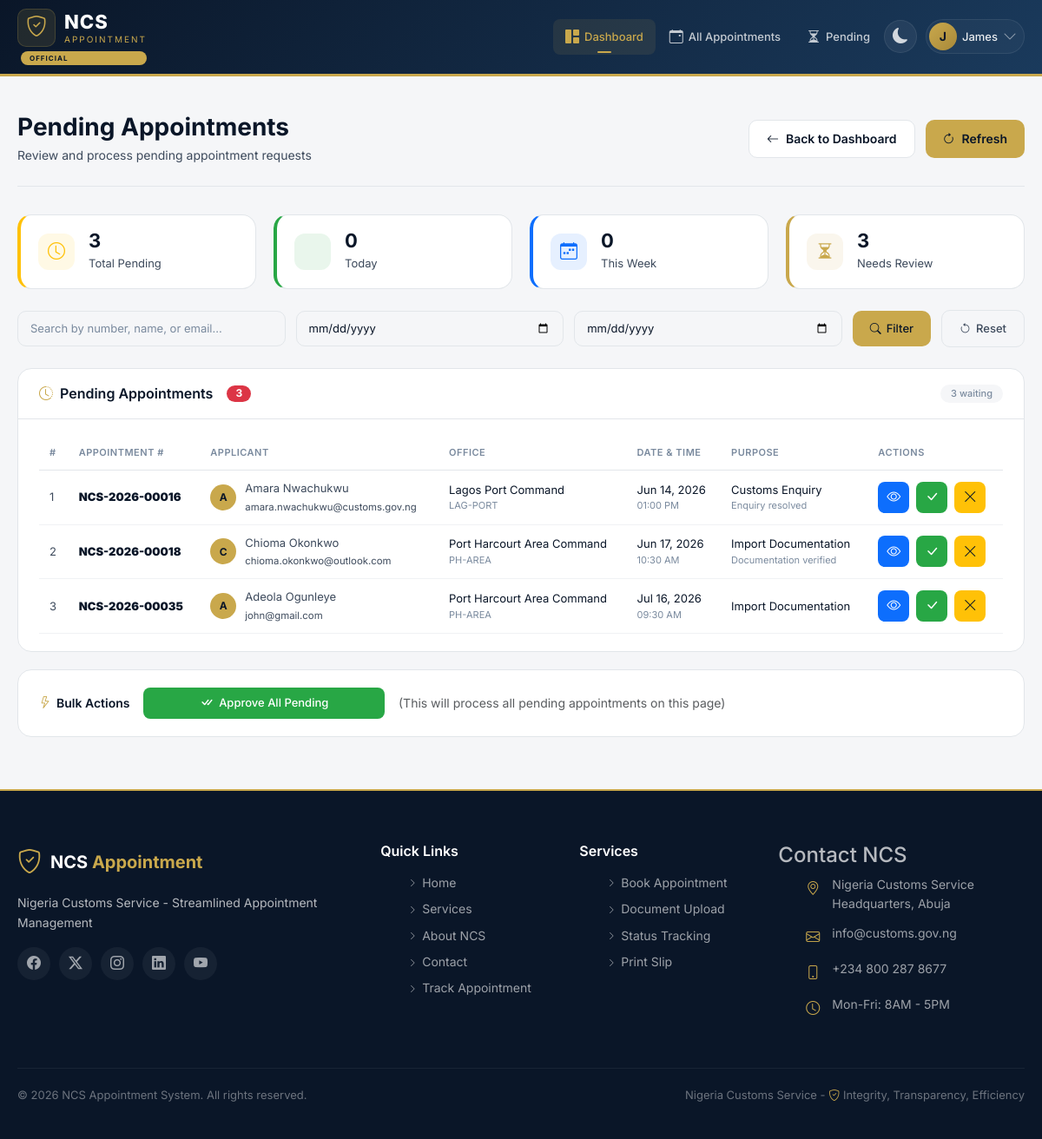
The page /officer/pending.php (signed in) on the database its author committed.
### tables this page shows
CREATE TABLE `appointments` (
  `id` int(11) NOT NULL,
  `appointment_number` varchar(20) NOT NULL,
  `user_id` int(11) NOT NULL,
  `office_id` int(11) NOT NULL,
  `officer_id` int(11) DEFAULT NULL,
  `appointment_date` date NOT NULL,
  `appointment_time` time NOT NULL,
  `duration_minutes` int(11) DEFAULT 30,
  `purpose` varchar(255) NOT NULL,
  `description` text DEFAULT NULL,
  `status` enum('pending','approved','rejected','cancelled','completed','no_show') DEFAULT 'pending',
  `rejection_reason` text DEFAULT NULL,
  `has_document` tinyint(1) DEFAULT 0,
  `document_path` varchar(255) DEFAULT NULL,
  `document_uploaded_at` datetime DEFAULT NULL,
  `created_at` datetime DEFAULT current_timestamp(),
  `updated_at` datetime DEFAULT current_timestamp() ON UPDATE current_timestamp(),
  `reviewed_at` datetime DEFAULT NULL,
  `reviewed_by` int(11) DEFAULT NULL,
  `rescheduled_from` int(11) DEFAULT NULL,
  `is_rescheduled` tinyint(1) DEFAULT 0
);

CREATE TABLE `users` (
  `id` int(11) NOT NULL,
  `uuid` varchar(36) NOT NULL,
  `first_name` varchar(50) NOT NULL,
  `last_name` varchar(50) NOT NULL,
  `email` varchar(100) NOT NULL,
  `phone` varchar(20) NOT NULL,
  `password_hash` varchar(255) NOT NULL,
  `role` enum('applicant','officer','admin') DEFAULT 'applicant',
  `date_of_birth` date DEFAULT NULL,
  `gender` enum('male','female','other') DEFAULT NULL,
  `address` text DEFAULT NULL,
  `city` varchar(50) DEFAULT NULL,
  `state` varchar(50) DEFAULT NULL,
  `country` varchar(50) DEFAULT 'Nigeria',
  `postal_code` varchar(20) DEFAULT NULL,
  `nin` varchar(20) DEFAULT NULL,
  `is_verified` tinyint(1) DEFAULT 0,
  `is_active` tinyint(1) DEFAULT 1,
  `last_login` datetime DEFAULT NULL,
  `login_attempts` int(11) DEFAULT 0,
  `locked_until` datetime DEFAULT NULL,
  `created_at` datetime DEFAULT current_timestamp(),
  `updated_at` datetime DEFAULT current_timestamp() ON UPDATE current_timestamp()
);

CREATE TABLE `offices` (
  `id` int(11) NOT NULL,
  `office_code` varchar(20) NOT NULL,
  `office_name` varchar(100) NOT NULL,
  `office_type` enum('headquarters','zonal','area_command','port','border') NOT NULL,
  `address` text NOT NULL,
  `city` varchar(50) NOT NULL,
  `state` varchar(50) NOT NULL,
  `latitude` decimal(10,8) DEFAULT NULL,
  `longitude` decimal(11,8) DEFAULT NULL,
  `phone` varchar(20) DEFAULT NULL,
  `email` varchar(100) DEFAULT NULL,
  `opening_time` time DEFAULT '08:00:00',
  `closing_time` time DEFAULT '17:00:00',
  `lunch_start` time DEFAULT '12:00:00',
  `lunch_end` time DEFAULT '13:00:00',
  `max_appointments_per_day` int(11) DEFAULT 50,
  `is_active` tinyint(1) DEFAULT 1,
  `created_by` int(11) DEFAULT NULL,
  `created_at` datetime DEFAULT current_timestamp(),
  `updated_at` datetime DEFAULT current_timestamp() ON UPDATE current_timestamp()
);

### officer/pending.php (the view, shortened to what this page needs)
<?php
include_once __DIR__ . '/../includes/header.php';
$page = isset($_GET['page']) ? (int)$_GET['page'] : 1;
$limit = 15;
$offset = ($page - 1) * $limit;
$search = isset($_GET['search']) ? trim($_GET['search']) : '';
$date_from = isset($_GET['date_from']) ? trim($_GET['date_from']) : '';
$date_to = isset($_GET['date_to']) ? trim($_GET['date_to']) : '';
$where_clauses = ["a.status = 'pending'"];
$params = [];
$types = "";
$where_sql = "WHERE " . implode(" AND ", $where_clauses);
$count_query = "SELECT COUNT(*) as total FROM appointments a
                LEFT JOIN users u ON a.user_id = u.id
                $where_sql";
$count_stmt = $conn->prepare($count_query);
$count_stmt->execute();
$count_result = $count_stmt->get_result();
$total_pending = $count_result->fetch_assoc()['total'];
$query = "SELECT a.*,
          CONCAT(u.first_name, ' ', u.last_name) as applicant_name,
          u.email as applicant_email,
          u.phone as applicant_phone,
          o.office_name,
          o.office_code,
          DATE_FORMAT(a.appointment_date, '%b %d, %Y') as appointment_date_formatted,
          DATE_FORMAT(a.appointment_time, '%h:%i %p') as appointment_time_formatted,
          DATE_FORMAT(a.created_at, '%b %d, %Y %h:%i %p') as created_at_formatted
          FROM appointments a
          LEFT JOIN users u ON a.user_id = u.id
          LEFT JOIN offices o ON a.office_id = o.id
          $where_sql
          ORDER BY a.appointment_date ASC, a.appointment_time ASC
          LIMIT ? OFFSET ?";
$params[] = $limit;
$params[] = $offset;
$types .= "ii";
$stmt = $conn->prepare($query);
$stmt->bind_param($types, ...$params);
$stmt->execute();
$pending_result = $stmt->get_result();
$pending_count_query = "SELECT COUNT(*) as total FROM appointments WHERE status = 'pending'";
$pending_count = $conn->query($pending_count_query)->fetch_assoc()['total'] ?? 0;
$today_pending_query = "SELECT COUNT(*) as total FROM appointments WHERE status = 'pending' AND appointment_date = CURDATE()";
$today_pending = $conn->query($today_pending_query)->fetch_assoc()['total'] ?? 0;
$week_pending_query = "SELECT COUNT(*) as total FROM appointments WHERE status = 'pending' AND YEARWEEK(appointment_date) = YEARWEEK(CURDATE())";
$week_pending = $conn->query($week_pending_query)->fetch_assoc()['total'] ?? 0;
?>
<section class="dashboard-section">
    <div class="container">
        <div class="dashboard-header">
            <div>
                <h1 class="dashboard-title">Pending Appointments</h1>
                <p class="dashboard-subtitle">Review and process pending appointment requests</p>
            </div>
            <div class="dashboard-actions">
                <a href="<?php echo BASE_URL; ?>/officer/dashboard.php" class="btn-secondary">
                    <i class="bi bi-arrow-left"></i>
                    Back to Dashboard
                </a>
                <button type="button" class="btn-primary" onclick="window.location.reload();">
                    <i class="bi bi-arrow-clockwise"></i>
                    Refresh
                </button>
            </div>
        </div>
        <div class="stats-grid stats-grid-sm">
            <div class="stat-card stat-card-sm" style="border-left: 4px solid #ffc107;">
                <div class="stat-icon stat-icon-pending">
                    <i class="bi bi-clock"></i>
                </div>
                <div class="stat-info">
                    <span class="stat-value"><?php echo number_format($pending_count); ?></span>
                    <span class="stat-label">Total Pending</span>
                </div>
            </div>
            <div class="stat-card stat-card-sm" style="border-left: 4px solid #28a745;">
                <div class="stat-icon" style="background: rgba(40, 167, 69, 0.1); color: #28a745;">
                </div>
                <div class="stat-info">
                    <span class="stat-value"><?php echo number_format($today_pending); ?></span>
                    <span class="stat-label">Today</span>
                </div>
            </div>
            <div class="stat-card stat-card-sm" style="border-left: 4px solid #0d6efd;">
                <div class="stat-icon" style="background: rgba(13, 110, 253, 0.1); color: #0d6efd;">
                    <i class="bi bi-calendar-week"></i>
                </div>
                <div class="stat-info">
                    <span class="stat-value"><?php echo number_format($week_pending); ?></span>
                    <span class="stat-label">This Week</span>
                </div>
            </div>
            <div class="stat-card stat-card-sm" style="border-left: 4px solid #c9a84c;">
                <div class="stat-icon" style="background: rgba(201, 168, 76, 0.1); color: #c9a84c;">
                    <i class="bi bi-hourglass-split"></i>
                </div>
                <div class="stat-info">
                    <span class="stat-value"><?php echo number_format($total_pending); ?></span>
                    <span class="stat-label">Needs Review</span>
                </div>
            </div>
        </div>
        <div class="filters-bar">
            <form id="filterForm" class="filters-form">
                <div class="filter-group">
                    <input type="text" name="search" id="searchInput" class="form-control filter-search"
                           placeholder="Search by number, name, or email..."
                           value="<?php echo htmlspecialchars($search); ?>">
                </div>
                <div class="filter-group">
                    <input type="date" name="date_from" id="dateFrom" class="form-control"
                           placeholder="Date From" value="<?php echo $date_from; ?>">
                </div>
                <div class="filter-group">
                    <input type="date" name="date_to" id="dateTo" class="form-control"
                           placeholder="Date To" value="<?php echo $date_to; ?>">
                </div>
                <button type="submit" class="btn-filter">
                    <i class="bi bi-search"></i> Filter
                </button>
                <a href="<?php echo BASE_URL; ?>/officer/pending.php" class="btn-filter-reset">
                    <i class="bi bi-arrow-counterclockwise"></i> Reset
                </a>
            </form>
        </div>
        <div class="dashboard-card">
            <div class="card-header">
                <h3 class="card-title">
                    <i class="bi bi-clock-history"></i>
                    Pending Appointments
                    <span class="badge-pending" style="margin-left: 8px; font-size: 12px;"><?php echo $total_pending; ?></span>
                </h3>
                <span class="card-badge"><?php echo $total_pending; ?> waiting</span>
            </div>
            <div class="card-body">
                <?php if ($pending_result && $pending_result->num_rows > 0): ?>
                    <div class="table-responsive">
                        <table class="table-dashboard">
                            <thead>
                                <tr>
                                    <th>#</th>
                                    <th>Appointment #</th>
                                    <th>Applicant</th>
                                    <th>Office</th>
                                    <th>Date & Time</th>
                                    <th>Purpose</th>
                                    <th>Actions</th>
                                </tr>
                            </thead>
                            <tbody>
                                <?php
                                $counter = $offset + 1;
                                while ($appointment = $pending_result->fetch_assoc()):
                                ?>
                                    <tr>
                                        <td><?php echo $counter++; ?></td>
                                        <td>
                                            <span class="appointment-number">
                                                <strong><?php echo htmlspecialchars($appointment['appointment_number']); ?></strong>
                                            </span>
                                        </td>
                                        <td>
                                            <span class="table-user">
                                                <span class="user-avatar-sm">
                                                    <?php echo strtoupper(substr($appointment['applicant_name'] ?? 'U', 0, 1)); ?>
                                                </span>
                                                <span>
                                                    <?php echo htmlspecialchars($appointment['applicant_name'] ?? 'Unknown'); ?>
                                                    <div><small><?php echo htmlspecialchars($appointment['applicant_email'] ?? ''); ?></small></div>
                                                </span>
                                            </span>
                                        </td>
                                        <td>
                                            <div class="user-contact">
                                                <div><?php echo htmlspecialchars($appointment['office_name'] ?? 'N/A'); ?></div>
                                                <small><?php echo htmlspecialchars($appointment['office_code'] ?? ''); ?></small>
                                            </div>
                                        </td>
                                        <td>
                                            <div class="user-contact">
                                                <div><?php echo $appointment['appointment_date_formatted']; ?></div>
                                                <small><?php echo $appointment['appointment_time_formatted']; ?></small>
                                            </div>
                                        </td>
                                        <td>
                                            <div class="user-contact">
                                                <div><?php echo htmlspecialchars($appointment['purpose']); ?></div>
                                                <?php if ($appointment['description']): ?>
                                                    <small><?php echo htmlspecialchars(substr($appointment['description'], 0, 50)) . (strlen($appointment['description']) > 50 ? '...' : ''); ?></small>
                                                <?php endif; ?>
                                            </div>
                                        </td>
                                        <td>
                                            <div class="action-buttons">
                                                <a href="<?php echo BASE_URL; ?>/officer/view-appointment.php?id=<?php echo $appointment['id']; ?>"
                                                   class="btn-action btn-view" title="View Details">
                                                    <i class="bi bi-eye"></i>
                                                </a>
                                                <button type="button" class="btn-action btn-approve"
                                                        data-id="<?php echo $appointment['id']; ?>"
                                                        data-number="<?php echo $appointment['appointment_number']; ?>"
                                                        title="Approve">
                                                    <i class="bi bi-check-lg"></i>
                                                </button>
                                                <button type="button" class="btn-action btn-reject"
                                                        data-id="<?php echo $appointment['id']; ?>"
                                                        data-number="<?php echo $appointment['appointment_number']; ?>"
                                                        title="Reject">
                                                    <i class="bi bi-x-lg"></i>
                                                </button>
                                            </div>
                                        </td>
                                    </tr>
                                <?php endwhile; ?>
                            </tbody>
                        </table>
                    </div>
                <?php endif; ?>
            </div>
        </div>
        <?php if ($pending_result && $pending_result->num_rows > 0): ?>
            <div class="dashboard-card bulk-actions-card">
                <div class="card-body">
                    <div class="bulk-actions">
                        <span class="bulk-label"><i class="bi bi-lightning"></i> Bulk Actions</span>
                        <button type="button" id="bulkApproveBtn" class="btn-action btn-approve w-25">
                            <i class="bi bi-check-all"></i>
                            Approve All Pending
                        </button>
                        <small class="text-muted">(This will process all pending appointments on this page)</small>
                    </div>
                </div>
            </div>
        <?php endif; ?>
    </div>
</section>
<?php include_once __DIR__ . '/../includes/footer.php'; ?>
</body>
</html>

### rows shown on the page
appointments: appointment_number "NCS-2026-00016", applicant_name "A", applicant_name "Amara Nwachukwu", user.email "amara.nwachukwu@customs.gov.ng", office.office_name "Lagos Port Command", office.office_code "LAG-PORT", appointment_date_formatted "Jun 14, 2026", appointment_time_formatted "01:00 PM", purpose "Customs Enquiry", description "Enquiry resolved"
appointments: appointment_number "NCS-2026-00018", applicant_name "C", applicant_name "Chioma Okonkwo", user.email "chioma.okonkwo@outlook.com", office.office_name "Port Harcourt Area Command", office.office_code "PH-AREA", appointment_date_formatted "Jun 17, 2026", appointment_time_formatted "10:30 AM", purpose "Import Documentation", description "Documentation verified"
appointments: appointment_number "NCS-2026-00035", applicant_name "A", applicant_name "Adeola Ogunleye", user.email "john@gmail.com", office.office_name "Port Harcourt Area Command", office.office_code "PH-AREA", appointment_date_formatted "Jul 16, 2026", appointment_time_formatted "09:30 AM", purpose "Import Documentation"

### other values the page prints
$userInitial "J"
$user_fullname "James"
$pending_count "3"
$today_pending "0"
$week_pending "0"
$total_pending "3"
SITE_TAGLINE "Nigeria Customs Service - Streamlined Appointment Management"
SITE_NAME "NCS Appointment System"
